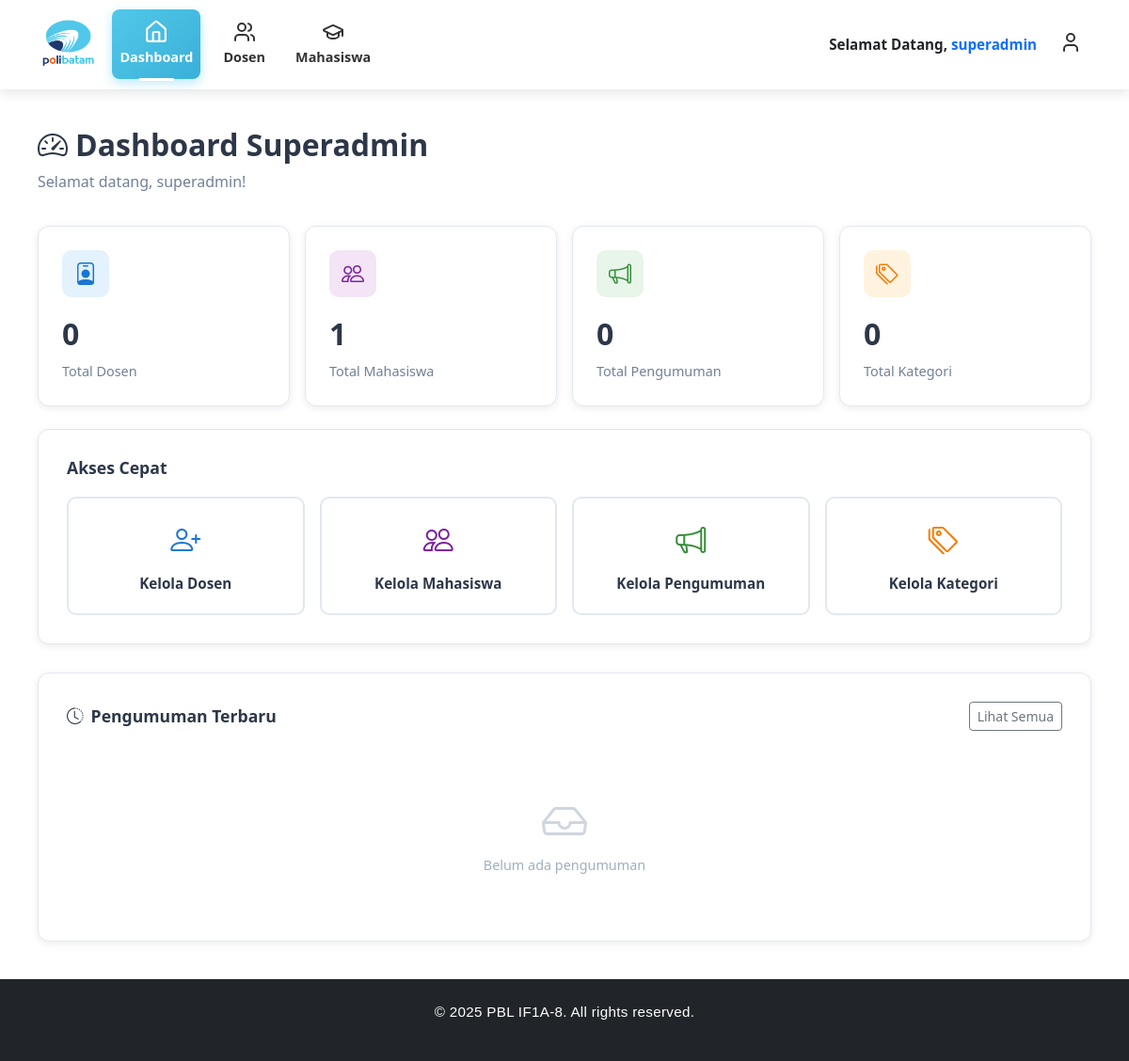
/views/superadmin/dashboard.php (signed in), run on an earlier commit of the app's database.
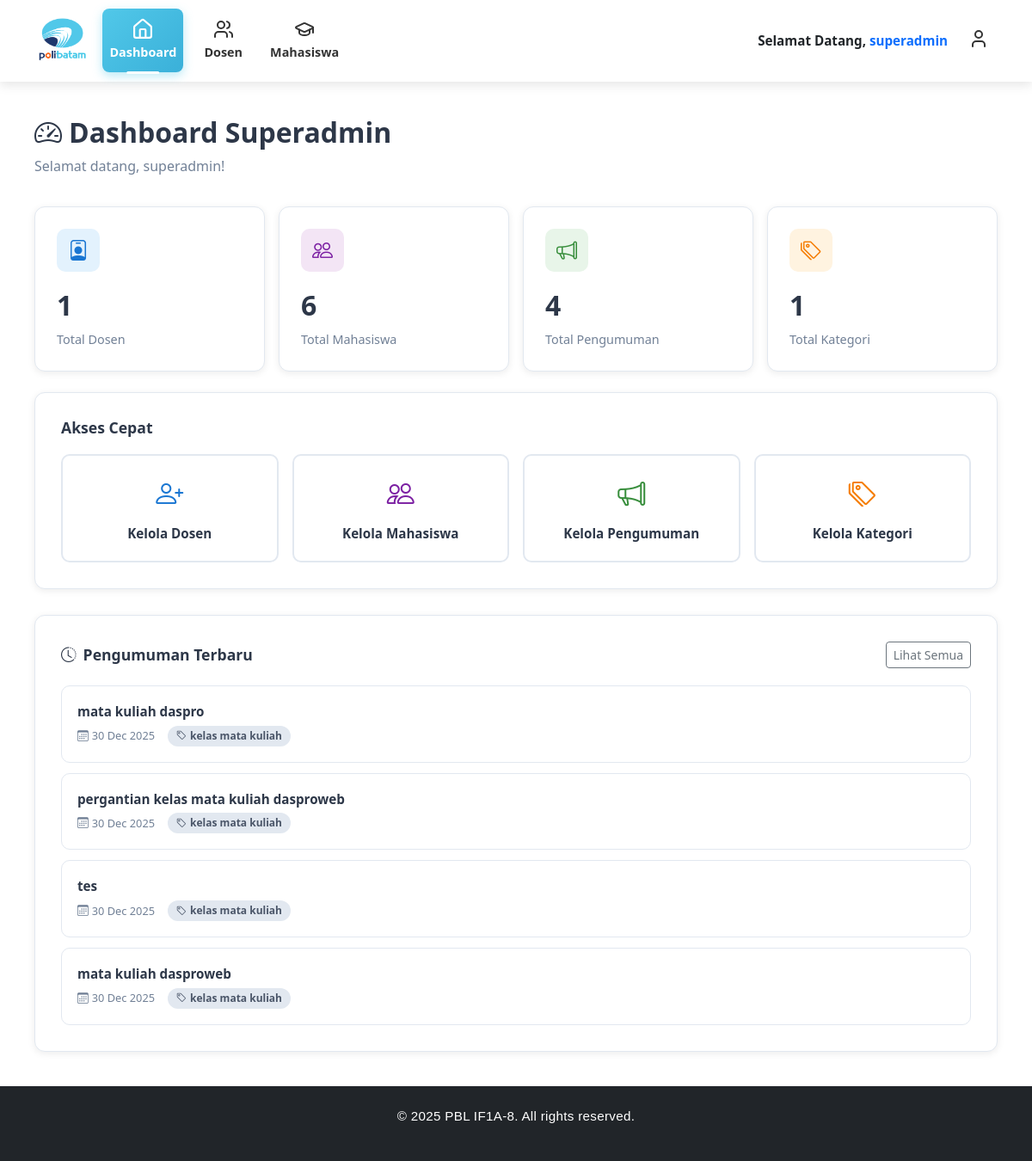
And on a later commit of the database.
### tables this page shows
CREATE TABLE `pengumuman` (
  `pengumuman_id` int NOT NULL,
  `judul` varchar(255) NOT NULL,
  `isi` text NOT NULL,
  `target_type` enum('all','jurusan','prodi','kelas') NOT NULL DEFAULT 'all',
  `target_jurusan_id` int DEFAULT NULL,
  `target_prodi_id` int DEFAULT NULL,
  `target_kelas` varchar(50) DEFAULT NULL,
  `kategori_id` int DEFAULT NULL,
  `created_by` int DEFAULT NULL,
  `created_at` timestamp NULL DEFAULT CURRENT_TIMESTAMP
);

CREATE TABLE `kategori` (
  `kategori_id` int NOT NULL,
  `nama_kategori` varchar(100) NOT NULL,
  `deskripsi` varchar(100) NOT NULL
);

### app/controllers/superadmin/dashboard_controller.php (called while the page is built, shortened)
<?php
class DashboardController
{
    private $db;
    public function __construct()
    {
        include __DIR__ . '/../../../config/config.php';
        $this->db = $config;
    }
    public function getStatistics()
    {
        $stats = [];
        $query = "SELECT COUNT(*) as total FROM admin
                  WHERE role_id = 2
                  AND username NOT IN ('admin', 'superadmin')";
        $result = $this->db->query($query);
        $stats['total_dosen'] = $result->fetch_assoc()['total'];
        $query = "SELECT COUNT(*) as total FROM mahasiswa";
        $result = $this->db->query($query);
        $stats['total_mahasiswa'] = $result->fetch_assoc()['total'];
        $query = "SELECT COUNT(*) as total FROM pengumuman";
        $result = $this->db->query($query);
        $stats['total_pengumuman'] = $result->fetch_assoc()['total'];
        $query = "SELECT COUNT(*) as total FROM kategori";
        $result = $this->db->query($query);
        $stats['total_kategori'] = $result->fetch_assoc()['total'];
        return $stats;
    }
    public function getRecentAnnouncements($limit = 5)
    {
        $query = "SELECT
                    p.judul,
                    p.created_at,
                    k.nama_kategori
                  FROM pengumuman p
                  LEFT JOIN kategori k ON p.kategori_id = k.kategori_id
                  ORDER BY p.created_at DESC
                  LIMIT ?";
        $stmt = $this->db->prepare($query);
        $stmt->bind_param('i', $limit);
        $stmt->execute();
        $result = $stmt->get_result();
        $data = [];
        while ($row = $result->fetch_assoc()) {
            $data[] = $row;
        }
        return $data;
    }
}

### views/superadmin/dashboard.php (the view, shortened to what this page needs)
<?php
require_once __DIR__ . '/../../app/controllers/superadmin/dashboard_controller.php';
$dashboardController = new DashboardController();
$stats = $dashboardController->getStatistics();
$recentAnnouncements = $dashboardController->getRecentAnnouncements(5);
?>
<!DOCTYPE html>
<html lang="id">
<head>
    <link href="https://cdn.jsdelivr.net/npm/bootstrap@5.3.2/dist/css/bootstrap.min.css" rel="stylesheet">
    <link href="https://cdn.jsdelivr.net/npm/bootstrap-icons@1.11.3/font/bootstrap-icons.css" rel="stylesheet">
</head>
<body>
    <?php include('header.php'); ?>
    <div class="main-content">
        <div class="dashboard-header">
            <h2><i class="bi bi-speedometer2 me-2"></i>Dashboard Superadmin</h2>
            <p>Selamat datang, <?= htmlspecialchars($_SESSION['username']) ?>!</p>
        </div>
        <div class="row g-3 mb-4">
            <div class="col-lg-3 col-md-6">
                <div class="stat-card">
                    <div class="stat-icon icon-dosen">
                        <i class="bi bi-person-badge"></i>
                    </div>
                    <div class="stat-number"><?= number_format($stats['total_dosen']) ?></div>
                    <div class="stat-label">Total Dosen</div>
                </div>
            </div>
            <div class="col-lg-3 col-md-6">
                <div class="stat-card">
                    <div class="stat-icon icon-mahasiswa">
                        <i class="bi bi-people"></i>
                    </div>
                    <div class="stat-number"><?= number_format($stats['total_mahasiswa']) ?></div>
                    <div class="stat-label">Total Mahasiswa</div>
                </div>
            </div>
            <div class="col-lg-3 col-md-6">
                <div class="stat-card">
                    <div class="stat-icon icon-pengumuman">
                        <i class="bi bi-megaphone"></i>
                    </div>
                    <div class="stat-number"><?= number_format($stats['total_pengumuman']) ?></div>
                    <div class="stat-label">Total Pengumuman</div>
                </div>
            </div>
            <div class="col-lg-3 col-md-6">
                <div class="stat-card">
                    <div class="stat-icon icon-kategori">
                        <i class="bi bi-tags"></i>
                    </div>
                    <div class="stat-number"><?= number_format($stats['total_kategori']) ?></div>
                    <div class="stat-label">Total Kategori</div>
                </div>
            </div>
        </div>
        <div class="quick-access-card">
            <h5>Akses Cepat</h5>
            <div class="row g-3">
                <div class="col-lg-3 col-md-6">
                    <a href="dosen.php" class="quick-btn">
                        <div class="btn-dosen">
                            <i class="bi bi-person-plus"></i>
                            <span>Kelola Dosen</span>
                        </div>
                    </a>
                </div>
                <div class="col-lg-3 col-md-6">
                    <a href="mahasiswa.php" class="quick-btn">
                        <div class="btn-mahasiswa">
                            <i class="bi bi-people"></i>
                            <span>Kelola Mahasiswa</span>
                        </div>
                    </a>
                </div>
                <div class="col-lg-3 col-md-6">
                    <a href="pengumuman.php" class="quick-btn">
                        <div class="btn-pengumuman">
                            <i class="bi bi-megaphone"></i>
                            <span>Kelola Pengumuman</span>
                        </div>
                    </a>
                </div>
                <div class="col-lg-3 col-md-6">
                    <a href="kategori.php" class="quick-btn">
                        <div class="btn-kategori">
                            <i class="bi bi-tags"></i>
                            <span>Kelola Kategori</span>
                        </div>
                    </a>
                </div>
            </div>
        </div>
        <div class="announcement-card">
            <h5>
                <span><i class="bi bi-clock-history me-2"></i>Pengumuman Terbaru</span>
                <a href="pengumuman.php" class="btn btn-sm btn-outline-secondary">Lihat Semua</a>
            </h5>
            <?php if (empty($recentAnnouncements)): ?>
                <div class="empty-state">
                    <i class="bi bi-inbox"></i>
                    <p>Belum ada pengumuman</p>
                </div>
            <?php else: ?>
                <?php foreach ($recentAnnouncements as $announcement): ?>
                    <div class="announcement-item">
                        <div class="announcement-title">
                            <?= htmlspecialchars($announcement['judul']) ?>
                        </div>
                        <div class="announcement-meta">
                            <span><i class="bi bi-calendar3 me-1"></i><?= date('d M Y', strtotime($announcement['created_at'])) ?></span>
                            <span class="announcement-badge">
                                <i class="bi bi-tag me-1"></i><?= htmlspecialchars($announcement['nama_kategori'] ?? 'Umum') ?>
                            </span>
                        </div>
                    </div>
                <?php endforeach; ?>
            <?php endif; ?>
        </div>
    </div>
    <?php include('footer.php'); ?>
</body>
</html>

### views/superadmin/header.php (shortened to what this page needs)
<?php
$namaUser = $_SESSION['nama_lengkap'] ?? $_SESSION['username'] ?? 'User';
?>
<!DOCTYPE html>
<html lang="en">
<head>
  <link href="https://cdn.jsdelivr.net/npm/bootstrap@5.3.0/dist/css/bootstrap.min.css" rel="stylesheet">
</head>
<body>
  <nav class="navbar navbar-expand-lg navbar-light">
    <div class="container d-flex align-items-center justify-content-between">
      <a class="navbar-brand fw-bold me-3" href="dashboard.php">
        <img src="../../public/assets/img/logopolibatam.png" alt="Logo">
      </a>
      <div class="collapse navbar-collapse" id="navbarContent">
        <ul class="navbar-nav me-auto mb-2 mb-lg-0 d-flex align-items-center">
          <li class="nav-item me-3">
            <a class="nav-link" href="dashboard.php" data-page="dashboard">
              <i data-lucide="home"></i>
              Dashboard
            </a>
          </li>
          <li class="nav-item me-3">
            <a class="nav-link" href="dosen.php" data-page="dosen">
              <i data-lucide="users"></i>
              Dosen
            </a>
          </li>
          <li class="nav-item me-3">
            <a class="nav-link" href="mahasiswa.php" data-page="mahasiswa">
              <i data-lucide="graduation-cap"></i>
              Mahasiswa
            </a>
          </li>
        </ul>
        <ul class="navbar-nav align-items-center right-icons">
          <li class="nav-item me-3 d-none d-lg-block">
            <span class="text-dark fw-semibold" style="font-size: 0.95rem;">
              Selamat Datang,
              <span class="text-primary">
                <?= htmlspecialchars($namaUser); ?>
              </span>
            </span>
          </li>
          <li class="nav-item dropdown">
            <a class="nav-link" href="#" id="profileDropdown" role="button" title="Profile">
              <i data-lucide="user"></i>
            </a>
          </li>
        </ul>
      </div>
    </div>
  </nav>
</body>
</html>

### views/superadmin/footer.php (shortened to what this page needs)
<footer class="bg-dark text-white text-center py-4 mt-auto">
    <div class="container">
        <p>&copy; 2025 PBL IF1A-8. All rights reserved.</p>
    </div>
</footer>

### views/superadmin/dashboard.php (style rules this page uses)
body { font-family: 'Segoe UI', Tahoma, Geneva, Verdana, sans-serif; background-color: #f8f9fa; }
.main-content { padding: 40px; min-height: calc(100vh - 150px); }
.dashboard-header { margin-bottom: 35px; }
.dashboard-header h2 { font-weight: 700; color: #2d3748; margin-bottom: 8px; font-size: 2rem; }
.dashboard-header p { color: #718096; margin: 0; }
.stat-card { background: #ffffff; border-radius: 12px; padding: 25px; box-shadow: 0 2px 8px rgba(0, 0, 0, 0.08); transition: all 0.3s ease; border: 1px solid #e2e8f0; height: 100%; }
.stat-icon { width: 50px; height: 50px; border-radius: 10px; display: flex; align-items: center; justify-content: center; font-size: 1.5rem; margin-bottom: 15px; }
.stat-icon.icon-dosen { background-color: #e3f2fd; color: #1976d2; }
.stat-icon.icon-mahasiswa { background-color: #f3e5f5; color: #7b1fa2; }
.stat-icon.icon-pengumuman { background-color: #e8f5e9; color: #388e3c; }
.stat-icon.icon-kategori { background-color: #fff3e0; color: #f57c00; }
.stat-number { font-size: 2rem; font-weight: 700; color: #2d3748; margin: 10px 0 5px 0; }
.stat-label { font-size: 0.9rem; color: #718096; font-weight: 500; }
.quick-access-card { background: #ffffff; border-radius: 12px; padding: 30px; box-shadow: 0 2px 8px rgba(0, 0, 0, 0.08); border: 1px solid #e2e8f0; margin-bottom: 30px; }
.quick-access-card h5 { font-weight: 700; color: #2d3748; margin-bottom: 20px; font-size: 1.1rem; }
.quick-btn { background: #ffffff; border: 2px solid #e2e8f0; border-radius: 10px; padding: 20px; text-align: center; transition: all 0.3s ease; text-decoration: none; display: block; color: #2d3748; }
.quick-btn i { font-size: 2rem; margin-bottom: 10px; display: block; }
.quick-btn .btn-dosen i { color: #1976d2; }
.quick-btn .btn-mahasiswa i { color: #7b1fa2; }
.quick-btn .btn-pengumuman i { color: #388e3c; }
.quick-btn .btn-kategori i { color: #f57c00; }
.quick-btn span { font-weight: 600; font-size: 0.95rem; }
.announcement-card { background: #ffffff; border-radius: 12px; padding: 30px; box-shadow: 0 2px 8px rgba(0, 0, 0, 0.08); border: 1px solid #e2e8f0; }
.announcement-card h5 { font-weight: 700; color: #2d3748; margin-bottom: 20px; font-size: 1.1rem; display: flex; align-items: center; justify-content: space-between; }
.announcement-item { padding: 18px; border-radius: 10px; border: 1px solid #e2e8f0; margin-bottom: 12px; transition: all 0.3s ease; background: #fff; }
.announcement-item:last-child { margin-bottom: 0; }
.announcement-title { font-weight: 600; color: #2d3748; margin-bottom: 5px; font-size: 0.95rem; }
.announcement-meta { font-size: 0.8rem; color: #718096; display: flex; align-items: center; gap: 15px; }
.announcement-badge { display: inline-block; padding: 3px 10px; border-radius: 12px; font-size: 0.75rem; font-weight: 600; background-color: #e2e8f0; color: #4a5568; }
.empty-state { text-align: center; padding: 40px 20px; color: #a0aec0; }
.empty-state i { font-size: 3rem; margin-bottom: 15px; opacity: 0.5; }
.empty-state p { margin: 0; font-size: 0.9rem; }

### views/superadmin/header.php (style rules this page uses)
.navbar { position: sticky; top: 0; z-index: 1000; background: rgba(255, 255, 255, 0.25); backdrop-filter: blur(12px) saturate(180%); -webkit-backdrop-filter: blur(12px) saturate(180%); border-bottom: 1px solid rgba(255, 255, 255, 0.3); box-shadow: 0 4px 12px rgba(0, 0, 0, 0.1); padding: 0 1px; padding-top: 10px; padding-bottom: 10px; transition: all 0.3s ease; }
.navbar-brand img { height: 55px; transition: transform 0.3s ease; }
.nav-link { color: #333 !important; display: flex; flex-direction: column; align-items: center; font-weight: 600; font-size: 0.9rem; transition: all 0.3s ease; position: relative; padding: 12px 14px; border-radius: 8px; }
.nav-link svg { width: 24px; height: 24px; margin-bottom: 4px; transition: transform 0.3s ease; }
.nav-link.active { color: #fff !important; background: linear-gradient(135deg, #51c8e9 0%, #3ab0d9 100%); box-shadow: 0 4px 12px rgba(81, 200, 233, 0.4); position: relative; }
.nav-link.active::before { content: ''; position: absolute; bottom: -2px; left: 50%; transform: translateX(-50%); width: 40%; height: 3px; background: #fff; border-radius: 2px; animation: slideIn 0.3s ease; }
.nav-link.active svg { filter: brightness(0) invert(1); transform: scale(1.1); }
#profileDropdown { cursor: pointer; }
#profileDropdown svg { transition: transform 0.3s ease; }

What changed in the data, as far as the page shows it:
added pengumuman: judul "mata kuliah daspro", created_at "30 Dec 2025", kategori.nama_kategori "kelas mata kuliah"
added pengumuman: judul "pergantian kelas mata kuliah dasproweb", created_at "30 Dec 2025", kategori.nama_kategori "kelas mata kuliah"
added pengumuman: judul "tes", created_at "30 Dec 2025", kategori.nama_kategori "kelas mata kuliah"
added pengumuman: judul "mata kuliah dasproweb", created_at "30 Dec 2025", kategori.nama_kategori "kelas mata kuliah"
Also different on the page:
$stats['total_dosen']: "0" → "1"
$stats['total_mahasiswa']: "1" → "6"
$stats['total_pengumuman']: "0" → "4"
$stats['total_kategori']: "0" → "1"
text no longer shown: "Belum ada pengumuman"
